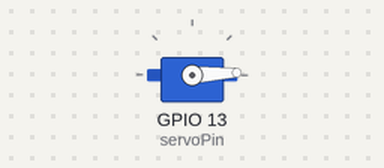
The sketch below on a simulated ESP32. Shown: servo.

Above: at 0.05 s.
At 1.3 s:
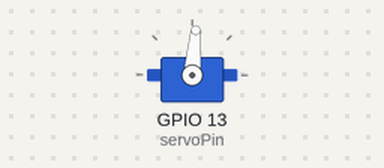
At 2.6 s:
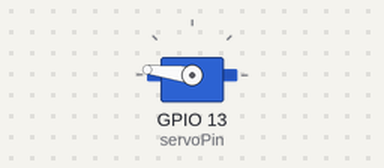
At 5.2 s:
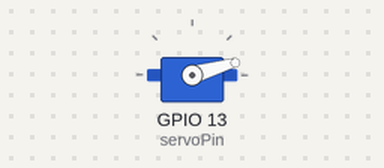
Timing chart, 0 to 7.1 s (numbered marks = the images above):
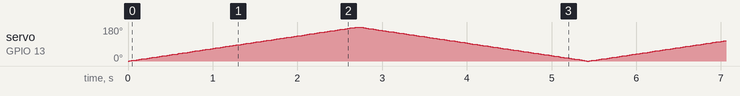

The sketch:

servo-sweep.ino
```cpp
#include <ESP32Servo.h>

// Standalone servo sweep test. Disconnect the servo linkage before testing.
Servo myservo;
int pos = 0;
const int servoPin = 13;

void setup() {
  ESP32PWM::allocateTimer(0);
  ESP32PWM::allocateTimer(1);
  ESP32PWM::allocateTimer(2);
  ESP32PWM::allocateTimer(3);

  myservo.setPeriodHertz(50);
  myservo.attach(servoPin, 500, 2400);
}

void loop() {
  for (pos = 0; pos <= 180; pos += 1) {
    myservo.write(pos);
    delay(15);
  }

  for (pos = 180; pos >= 0; pos -= 1) {
    myservo.write(pos);
    delay(15);
  }
}
```
